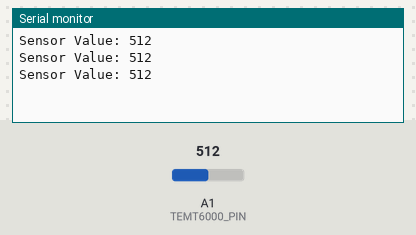
Bench run of a sketch on a simulated Arduino Uno, built with avr-gcc and run on an emulated ATmega328P. On the bench: the last lines printed to the serial monitor. The test bench sets the inputs (shaded band); at power-on: A1 (TEMT6000_PIN) = 512.

Above: at 1.3 s.
1.4 s: A1 (TEMT6000_PIN) set to 716
At 1.9 s:
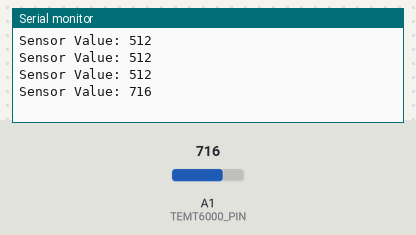
2.9 s: A1 (TEMT6000_PIN) set to 900
At 3.4 s:
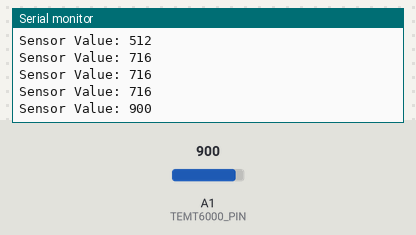
Timing chart, 0 to 5.9 s (numbered marks = the images above; inputs shaded):
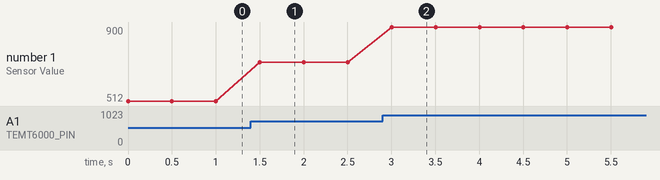

The sketch:

photosensor_v1.ino
```cpp
#define TEMT6000_PIN 1  // GPIO pin connected to the TEMT6000X01 sensor

void setup() {
  // Start the serial communication
  Serial.begin(115200);
  while (!Serial);

  // Configure the analog pin
  pinMode(TEMT6000_PIN, INPUT);
}

void loop() {
  // Read the value from the TEMT6000X01 sensor (analog reading)
  int sensorValue = analogRead(TEMT6000_PIN);

  // Print the sensor value to the Serial Monitor
  Serial.print("Sensor Value: ");
  Serial.println(sensorValue);

  // Wait a bit before reading again
  delay(500);
}
```

Measured:
- after the input at 1.4 s, the serial monitor: prints a new line after 0.10 s (image 1)
- after the input at 2.9 s, the serial monitor: prints a new line after 0.10 s (image 2)
- plotted number 1: 512 → 716 after the input at 1.4 s, 716 → 900 after the input at 2.9 s
